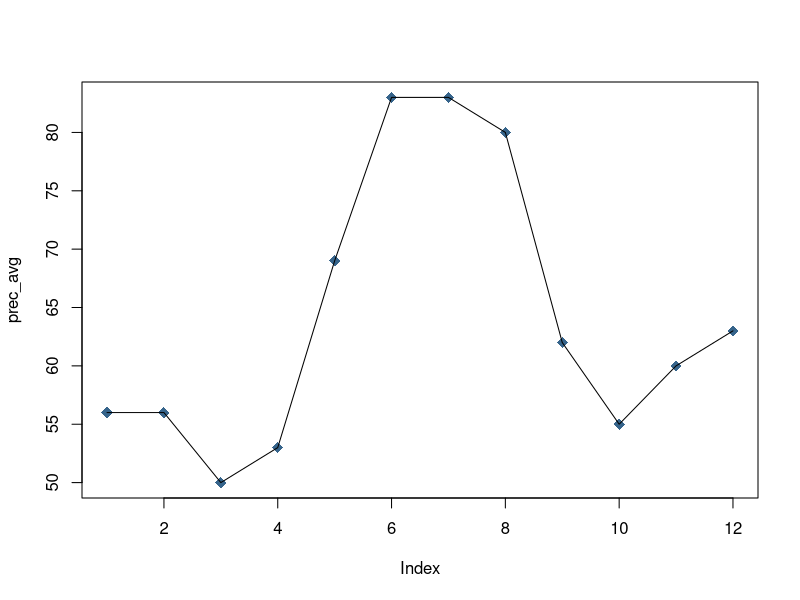
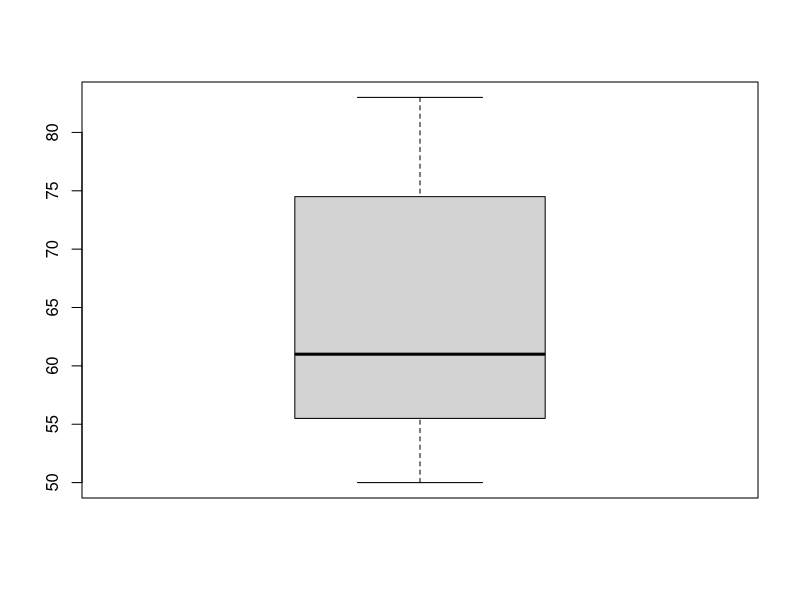
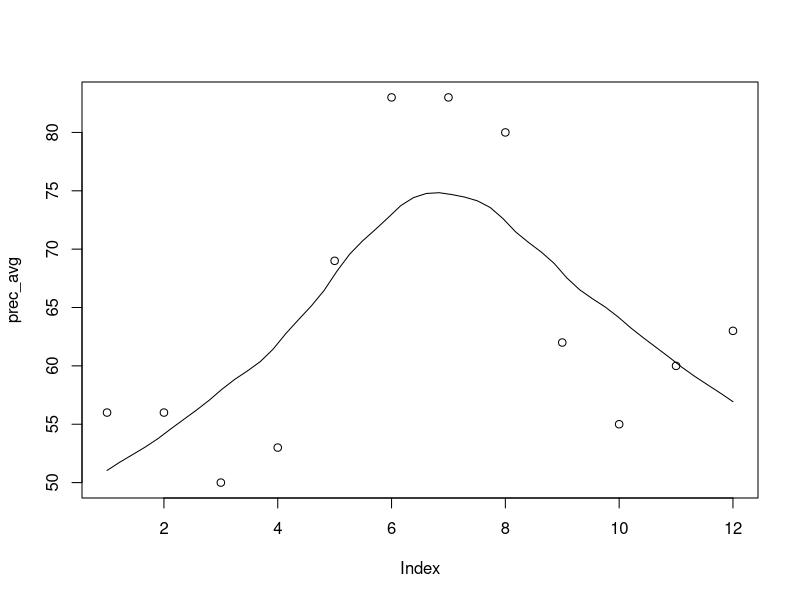

Reproduce these figures in R, in order.
# first try in creating a data set & plotting a graph 

# show path
getwd()
# change path 
setwd("/Users/Ronjamac/Documents/Studium_Geographie/Master_EAGLE/R")
# create a dataset 
prec_avg <-c(56,56,50,53,69,83,83,80,62,55,60,63)
# plot the data and make it fancy :)
plot(prec_avg,
     # point type
     pch=18,
     # magnify symbols and texts
     cex=1.5,
     # color
     col="steelblue4")
# smoothed line connecting the points
lines(lowess(prec_avg,f=.2))

# try different plots
boxplot(prec_avg)
scatter.smooth(prec_avg)
